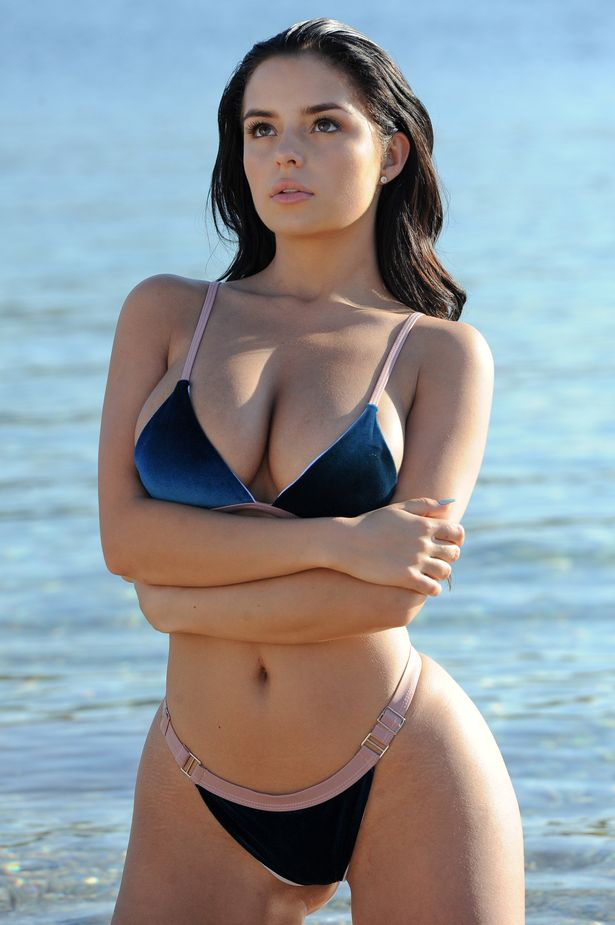
#> input picture Computer Vision with Python 3/1Introducing to image processing/images/image.jpg, 615 x 925 px
$ python 'i3cropping an image.py'
#> lines starting #> are read from the running program, lines starting #| are printed output that depends on the picture
from PIL import Image

#Read the image that you want to crop
img = Image.open('images/image.jpg')
#> img is the input picture: PIL image 615x925 RGB; mean R, G, B 144.3, 151.1, 156.1

#Create a dimension tuple
dim = (100, 100, 400, 400)
crop_img = img.crop(dim)
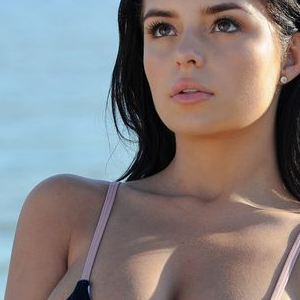
#> crop_img: PIL image 300x300 RGB; mean R, G, B 133.3, 126.7, 126.1

crop_img.show()
